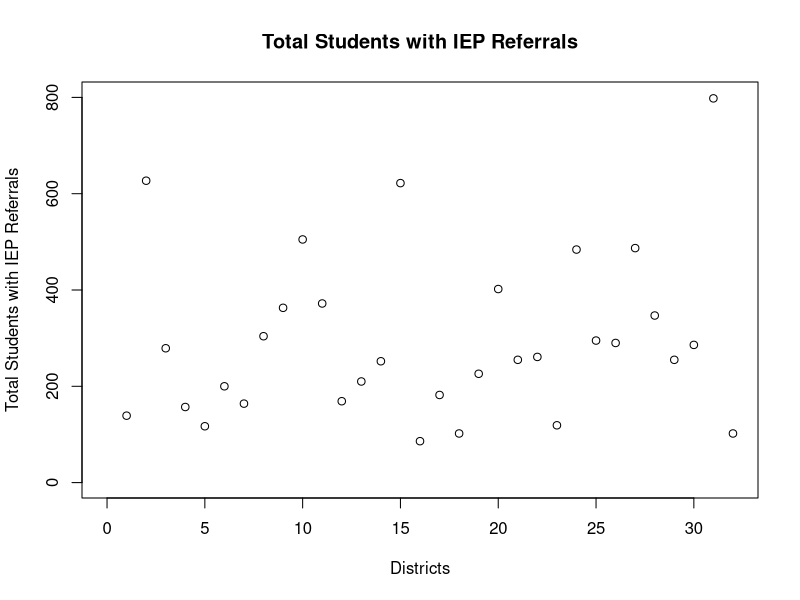

R code for this plot:
#Dataset
Districts <- c(1,2,3,4,5,6,7,8,9,10,11,12,13,14,15,16,17,18,19,20,21,22,23,24,25,26,27,28,29,30,31,32)
Total <- c(139,627,279,157,117,200,164,304,363,505,372,169,210,252,622,86,182,102,226,402,255,261,119,484,295,290,487,347,255,286,798,102)

df <- data.frame(Districts, Total)

print(df)

# Give the chart file a name.
png(file = "scatterplot.png")

# Plot the chart 
plot(x = Districts,
     y = Total,
     xlab = "Districts",
     ylab = "Total Students with IEP Referrals",
     xlim = c(0,32),
     ylim = c(0,800),		 
     main = "Total Students with IEP Referrals"
     )

# Save the file.
dev.off()